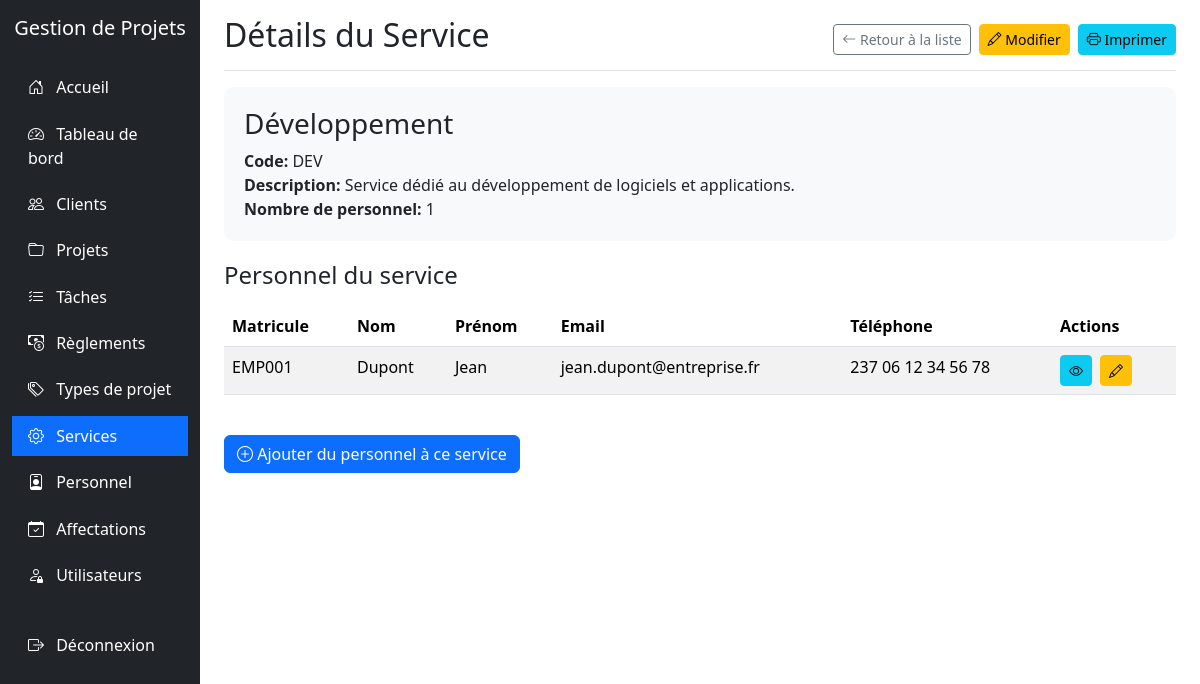
The app's page /services/view.php?id=DEV (signed in) with its own data.
### tables this page shows
CREATE TABLE IF NOT EXISTS `service` (
  `CodeService` varchar(255) NOT NULL,
  `LibelleService` varchar(255) NOT NULL,
  `DescriptionService` text,
  PRIMARY KEY (`CodeService`)
);

CREATE TABLE IF NOT EXISTS `personnel` (
  `MatriculePersonnel` varchar(255) NOT NULL,
  `NomPersonnel` varchar(255) NOT NULL,
  `PrenomPersonnel` varchar(255) NOT NULL,
  `EmailPersonnel` varchar(255) DEFAULT NULL,
  `TelPersonnel` varchar(255) DEFAULT NULL,
  `CodeService` varchar(255) DEFAULT NULL,
  `CompetencesPersonnel` text,
  `CommentairesPersonnel` text,
  PRIMARY KEY (`MatriculePersonnel`),
  KEY `CodeService` (`CodeService`),
  CONSTRAINT `personnel_ibfk_1` FOREIGN KEY (`CodeService`) REFERENCES `service` (`CodeService`)
);

### services/view.php (the view, shortened to what this page needs)
<?php
require_once '../config.php';
$id = $_GET['id'];
$sql = "SELECT * FROM SERVICE WHERE CodeService = '$id'";
$result = mysqli_query($conn, $sql);
$service = mysqli_fetch_assoc($result);
$personnelSql = "SELECT * FROM PERSONNEL WHERE CodeService = '$id' ORDER BY NomPersonnel";
$personnelResult = mysqli_query($conn, $personnelSql);
$personnelCount = mysqli_num_rows($personnelResult);
?>
<!DOCTYPE html>
<html lang="fr">
<head>
    <link href="../libs/bootstrap@5.3.0-alpha1/dist/css/bootstrap.min.css" rel="stylesheet">
    <link rel="stylesheet" href="../libs/bootstrap-icons-1.10.0/font/bootstrap-icons.css">
</head>
<body>
    <div class="container-fluid">
        <div class="row">
            <div class="col-md-3 col-lg-2 d-md-block sidebar collapse">
                <div class="position-sticky pt-3">
                    <div class="text-center mb-4">
                        <h5 class="text-white">Gestion de Projets</h5>
                    </div>
                    <ul class="nav flex-column">
                        <li class="nav-item">
                            <a class="nav-link" href="../index.php">
                                <i class="bi bi-house-door"></i> Accueil
                            </a>
                        </li>
                        <li class="nav-item">
                            <a class="nav-link" href="../dashboard/index.php">
                                <i class="bi bi-speedometer2"></i> Tableau de bord
                            </a>
                        </li>
                        <li class="nav-item">
                            <a class="nav-link" href="../clients/index.php">
                                <i class="bi bi-people"></i> Clients
                            </a>
                        </li>
                        <li class="nav-item">
                            <a class="nav-link" href="../projets/index.php">
                                <i class="bi bi-folder"></i> Projets
                            </a>
                        </li>
                        <li class="nav-item">
                            <a class="nav-link" href="../taches/index.php">
                                <i class="bi bi-list-check"></i> Tâches
                            </a>
                        </li>
                        <li class="nav-item">
                            <a class="nav-link" href="../reglements/index.php">
                                <i class="bi bi-cash-coin"></i> Règlements
                            </a>
                        </li>
                        <li class="nav-item">
                            <a class="nav-link" href="../typesprojet/index.php">
                                <i class="bi bi-tags"></i> Types de projet
                            </a>
                        </li>
                        <li class="nav-item">
                            <a class="nav-link active" href="../services/index.php">
                                <i class="bi bi-gear"></i> Services
                            </a>
                        </li>
                        <li class="nav-item">
                            <a class="nav-link" href="../personnel/index.php">
                                <i class="bi bi-person-badge"></i> Personnel
                            </a>
                        </li>
                        <li class="nav-item">
                            <a class="nav-link" href="../affectations/index.php">
                                <i class="bi bi-calendar-check"></i> Affectations
                            </a>
                        </li>
                        <?php if ($_SESSION['role'] == 'admin'): ?>
                        <li class="nav-item">
                            <a class="nav-link" href="../utilisateurs/index.php">
                                <i class="bi bi-person-lock"></i> Utilisateurs
                            </a>
                        </li>
                        <?php endif; ?>
                        <li class="nav-item mt-4">
                            <a class="nav-link" href="../logout.php">
                                <i class="bi bi-box-arrow-right"></i> Déconnexion
                            </a>
                        </li>
                    </ul>
                </div>
            </div>
            <div class="col-md-9 ms-sm-auto col-lg-10 px-md-4">
                <div class="d-flex justify-content-between flex-wrap flex-md-nowrap align-items-center pt-3 pb-2 mb-3 border-bottom">
                    <h1 class="h2">Détails du Service</h1>
                    <div class="btn-toolbar mb-2 mb-md-0">
                        <a href="index.php" class="btn btn-sm btn-outline-secondary me-2">
                            <i class="bi bi-arrow-left"></i> Retour à la liste
                        </a>
                        <a href="edit.php?id=<?php echo $id; ?>" class="btn btn-sm btn-warning me-2">
                            <i class="bi bi-pencil"></i> Modifier
                        </a>
                        <button onclick="window.print()" class="btn btn-sm btn-info">
                            <i class="bi bi-printer"></i> Imprimer
                        </button>
                    </div>
                </div>
                <div class="service-header">
                    <div class="row">
                        <div class="col-md-12">
                            <h3><?php echo htmlspecialchars($service['LibelleService']); ?></h3>
                            <p class="service-info"><strong>Code:</strong> <?php echo htmlspecialchars($service['CodeService']); ?></p>
                            <?php if (!empty($service['DescriptionService'])): ?>
                            <p class="service-info"><strong>Description:</strong> <?php echo htmlspecialchars($service['DescriptionService']); ?></p>
                            <?php endif; ?>
                            <p class="service-info"><strong>Nombre de personnel:</strong> <?php echo $personnelCount; ?></p>
                        </div>
                    </div>
                </div>
                <h4 class="mb-3">Personnel du service</h4>
                <?php if ($personnelCount > 0): ?>
                <div class="table-responsive">
                    <table class="table table-striped table-hover">
                        <thead>
                            <tr>
                                <th>Matricule</th>
                                <th>Nom</th>
                                <th>Prénom</th>
                                <th>Email</th>
                                <th>Téléphone</th>
                                <th class="no-print">Actions</th>
                            </tr>
                        </thead>
                        <tbody>
                            <?php while($personnel = mysqli_fetch_assoc($personnelResult)): ?>
                            <tr>
                                <td><?php echo htmlspecialchars($personnel['MatriculePersonnel']); ?></td>
                                <td><?php echo htmlspecialchars($personnel['NomPersonnel']); ?></td>
                                <td><?php echo htmlspecialchars($personnel['PrenomPersonnel']); ?></td>
                                <td><?php echo htmlspecialchars($personnel['EmailPersonnel']); ?></td>
                                <td><?php echo htmlspecialchars($personnel['TelPersonnel']); ?></td>
                                <td class="no-print">
                                    <a href="../personnel/view.php?id=<?php echo $personnel['MatriculePersonnel']; ?>" class="btn btn-sm btn-info me-1"><i class="bi bi-eye"></i></a>
                                    <a href="../personnel/edit.php?id=<?php echo $personnel['MatriculePersonnel']; ?>" class="btn btn-sm btn-warning me-1"><i class="bi bi-pencil"></i></a>
                                </td>
                            </tr>
                            <?php endwhile; ?>
                        </tbody>
                    </table>
                </div>
                <?php else: ?>
                <div class="alert alert-info">
                    Aucun personnel affecté à ce service.
                </div>
                <?php endif; ?>
                <div class="mt-4 no-print">
                    <a href="../personnel/create.php?service=<?php echo $id; ?>" class="btn btn-primary">
                        <i class="bi bi-plus-circle"></i> Ajouter du personnel à ce service
                    </a>
                </div>
            </div>
        </div>
    </div>
</body>
</html>

### services/view.php (style rules this page uses)
.sidebar { min-height: 100vh; background-color: #212529; }
.sidebar .nav-link { color: #fff; padding: 0.5rem 1rem; margin: 0.2rem 0; }
.sidebar .nav-link.active { background-color: #0d6efd; }
.sidebar .nav-link i { margin-right: 0.5rem; }
.service-header { background-color: #f8f9fa; border-radius: 10px; padding: 20px; margin-bottom: 20px; }
.service-info { margin-bottom: 0; }

### records on screen
service: LibelleService "Développement", CodeService "DEV", DescriptionService "Service dédié au développement de logiciels et applications."
personnel: MatriculePersonnel "EMP001", NomPersonnel "Dupont", PrenomPersonnel "Jean", EmailPersonnel "jean.dupont@entreprise.fr", TelPersonnel "237 06 12 34 56 78"

### other values on screen
$personnelCount "1"
